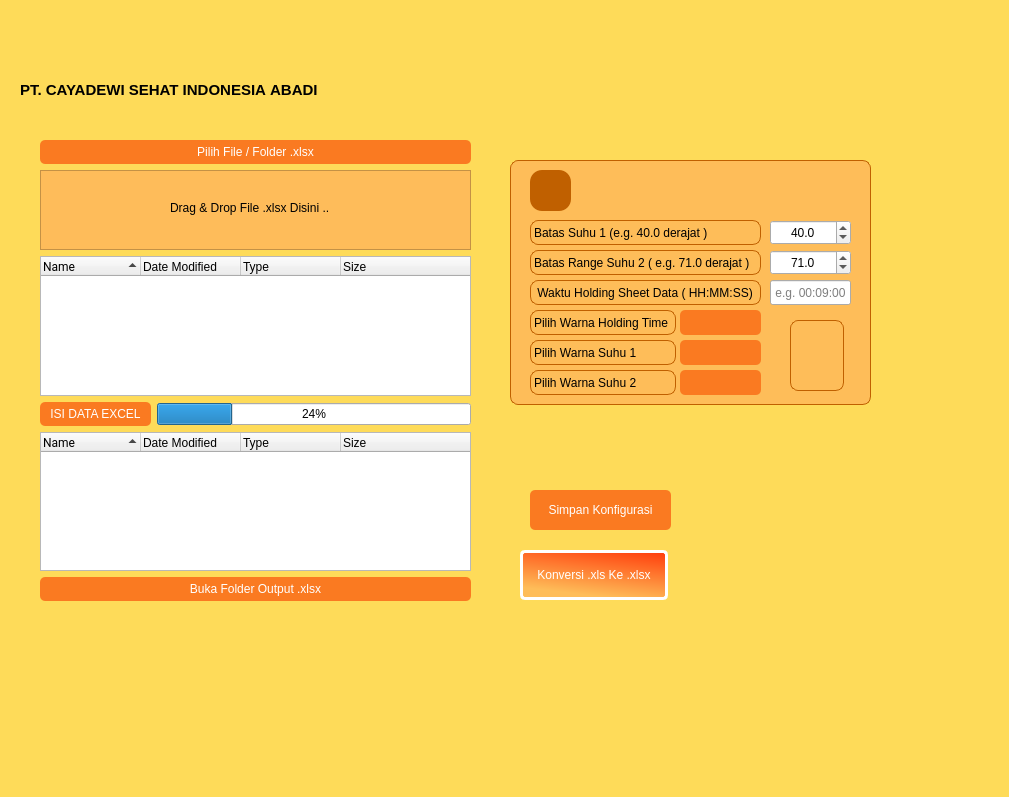
<?xml version="1.0" encoding="UTF-8"?>
<ui version="4.0">
 <class>MainWindow</class>
 <widget class="QMainWindow" name="MainWindow">
  <property name="geometry">
   <rect>
    <x>0</x>
    <y>0</y>
    <width>1009</width>
    <height>797</height>
   </rect>
  </property>
  <property name="windowTitle">
   <string>Saving Your Quality Time</string>
  </property>
  <property name="windowIcon">
   <iconset resource="../resources.qrc">
    <normaloff>:/IMAGE/bg/logo.ico</normaloff>:/IMAGE/bg/logo.ico</iconset>
  </property>
  <property name="styleSheet">
   <string notr="true">QMainWindow {
    background-color: #fedb59;
	font: 10pt &quot;Roboto&quot;;
	color: #ffffff;
}
QPushButton {
    background-color: #FA7A21;
    color: #ffffff;
    border: none;
    padding: 5px 10px;    
	font: 10pt &quot;Roboto&quot;;
    border-radius: 5px;
}
QListWidget {
	border-radius: 10px;
	background-color: #febd59;
	border: 1px solid #c06000;
	}
QTextEdit#textEditDragDropFiles {
	background-color: rgb(254, 188, 90);
	border-radius: 5px;
	border: 1px solid #c06000;
}
QPushButton#pengaturan_btn {
	border : none;
	background-color: rgb(192, 96, 0);
	border-radius : 12px;
	}
</string>
  </property>
  <widget class="QWidget" name="centralwidget">
   <widget class="QLabel" name="label_PT">
    <property name="geometry">
     <rect>
      <x>20</x>
      <y>80</y>
      <width>311</width>
      <height>20</height>
     </rect>
    </property>
    <property name="font">
     <font>
      <pointsize>11</pointsize>
      <bold>true</bold>
     </font>
    </property>
    <property name="text">
     <string>PT. CAYADEWI SEHAT INDONESIA ABADI</string>
    </property>
   </widget>
   <widget class="QPushButton" name="konversiXLStoXLSX_btn">
    <property name="geometry">
     <rect>
      <x>520</x>
      <y>550</y>
      <width>148</width>
      <height>50</height>
     </rect>
    </property>
    <property name="cursor">
     <cursorShape>PointingHandCursor</cursorShape>
    </property>
    <property name="styleSheet">
     <string notr="true">QPushButton#konversiXLStoXLSX_btn {
	background-color: qlineargradient(spread:pad, x1:1, y1:0, x2:0.642, y2:0.994, stop:0 rgba(255, 59, 10, 255), stop:1 rgba(254, 189, 89, 255));
	border: 3px solid #ffffff;
}</string>
    </property>
    <property name="text">
     <string>Konversi .xls Ke .xlsx</string>
    </property>
   </widget>
   <widget class="QLabel" name="logoOT_img">
    <property name="geometry">
     <rect>
      <x>20</x>
      <y>-10</y>
      <width>91</width>
      <height>111</height>
     </rect>
    </property>
    <property name="pixmap">
     <pixmap resource="../resources.qrc">:/IMAGE/bg/10.png</pixmap>
    </property>
    <property name="scaledContents">
     <bool>true</bool>
    </property>
    <property name="alignment">
     <set>Qt::AlignCenter</set>
    </property>
   </widget>
   <widget class="QFrame" name="konfigurasi_frame">
    <property name="geometry">
     <rect>
      <x>510</x>
      <y>160</y>
      <width>361</width>
      <height>245</height>
     </rect>
    </property>
    <property name="styleSheet">
     <string notr="true">QFrame { 
	border: 1px solid #c06000;
	border-radius: 8px;
	background-color: rgb(254, 189, 89);
	font: 500 9pt &quot;Roboto Medium&quot;;
}
</string>
    </property>
    <property name="frameShape">
     <enum>QFrame::StyledPanel</enum>
    </property>
    <property name="frameShadow">
     <enum>QFrame::Raised</enum>
    </property>
    <widget class="QLabel" name="fillWarnaSuhu2_label">
     <property name="geometry">
      <rect>
       <x>20</x>
       <y>210</y>
       <width>146</width>
       <height>25</height>
      </rect>
     </property>
     <property name="text">
      <string>Pilih Warna Suhu 2</string>
     </property>
    </widget>
    <widget class="QLabel" name="waktuHoldingLabel">
     <property name="geometry">
      <rect>
       <x>20</x>
       <y>120</y>
       <width>231</width>
       <height>25</height>
      </rect>
     </property>
     <property name="text">
      <string> Waktu Holding Sheet Data ( HH:MM:SS)</string>
     </property>
    </widget>
    <widget class="QLabel" name="fillWarnaHoldingTime_label">
     <property name="geometry">
      <rect>
       <x>20</x>
       <y>150</y>
       <width>146</width>
       <height>25</height>
      </rect>
     </property>
     <property name="text">
      <string>Pilih Warna Holding Time</string>
     </property>
    </widget>
    <widget class="QPushButton" name="pilihWarnaSuhu2_btn">
     <property name="geometry">
      <rect>
       <x>170</x>
       <y>210</y>
       <width>81</width>
       <height>25</height>
      </rect>
     </property>
     <property name="cursor">
      <cursorShape>PointingHandCursor</cursorShape>
     </property>
     <property name="text">
      <string/>
     </property>
    </widget>
    <widget class="QPushButton" name="pilihWarnaHoldingTime_btn">
     <property name="geometry">
      <rect>
       <x>170</x>
       <y>150</y>
       <width>81</width>
       <height>25</height>
      </rect>
     </property>
     <property name="cursor">
      <cursorShape>PointingHandCursor</cursorShape>
     </property>
     <property name="text">
      <string/>
     </property>
    </widget>
    <widget class="QLabel" name="batasRangeSuhu2EG710DerajatLabel">
     <property name="geometry">
      <rect>
       <x>20</x>
       <y>90</y>
       <width>231</width>
       <height>25</height>
      </rect>
     </property>
     <property name="text">
      <string>Batas Range Suhu 2 ( e.g. 71.0 derajat )</string>
     </property>
    </widget>
    <widget class="QPushButton" name="pilihWarnaSuhu1_btn">
     <property name="geometry">
      <rect>
       <x>170</x>
       <y>180</y>
       <width>81</width>
       <height>25</height>
      </rect>
     </property>
     <property name="cursor">
      <cursorShape>PointingHandCursor</cursorShape>
     </property>
     <property name="text">
      <string/>
     </property>
    </widget>
    <widget class="QLabel" name="fillWarnaSuhu1_label">
     <property name="geometry">
      <rect>
       <x>20</x>
       <y>180</y>
       <width>146</width>
       <height>25</height>
      </rect>
     </property>
     <property name="text">
      <string>Pilih Warna Suhu 1</string>
     </property>
    </widget>
    <widget class="QDoubleSpinBox" name="batasRangeSuhu2_DoubleSpinBox">
     <property name="geometry">
      <rect>
       <x>260</x>
       <y>90</y>
       <width>81</width>
       <height>25</height>
      </rect>
     </property>
     <property name="alignment">
      <set>Qt::AlignCenter</set>
     </property>
     <property name="decimals">
      <number>1</number>
     </property>
     <property name="value">
      <double>71.000000000000000</double>
     </property>
    </widget>
    <widget class="QLabel" name="batasSuhu1Label">
     <property name="geometry">
      <rect>
       <x>20</x>
       <y>60</y>
       <width>231</width>
       <height>25</height>
      </rect>
     </property>
     <property name="text">
      <string>Batas Suhu 1 (e.g. 40.0 derajat )</string>
     </property>
    </widget>
    <widget class="QLineEdit" name="holdingTime_lineEdit">
     <property name="geometry">
      <rect>
       <x>260</x>
       <y>120</y>
       <width>81</width>
       <height>25</height>
      </rect>
     </property>
     <property name="alignment">
      <set>Qt::AlignCenter</set>
     </property>
     <property name="placeholderText">
      <string>e.g. 00:09:00</string>
     </property>
    </widget>
    <widget class="QPushButton" name="pengaturan_btn">
     <property name="geometry">
      <rect>
       <x>20</x>
       <y>10</y>
       <width>41</width>
       <height>41</height>
      </rect>
     </property>
     <property name="cursor">
      <cursorShape>PointingHandCursor</cursorShape>
     </property>
     <property name="styleSheet">
      <string notr="true"/>
     </property>
     <property name="text">
      <string/>
     </property>
     <property name="icon">
      <iconset resource="../resources.qrc">
       <normaloff>:/IMAGE/bg/setting.png</normaloff>:/IMAGE/bg/setting.png</iconset>
     </property>
     <property name="iconSize">
      <size>
       <width>40</width>
       <height>40</height>
      </size>
     </property>
    </widget>
    <widget class="QDoubleSpinBox" name="batasSuhu1_DoubleSpinBox">
     <property name="geometry">
      <rect>
       <x>260</x>
       <y>60</y>
       <width>81</width>
       <height>25</height>
      </rect>
     </property>
     <property name="alignment">
      <set>Qt::AlignCenter</set>
     </property>
     <property name="decimals">
      <number>1</number>
     </property>
     <property name="value">
      <double>40.000000000000000</double>
     </property>
    </widget>
    <widget class="QLabel" name="yellow_original_img_5">
     <property name="geometry">
      <rect>
       <x>280</x>
       <y>160</y>
       <width>54</width>
       <height>71</height>
      </rect>
     </property>
     <property name="pixmap">
      <pixmap resource="../resources.qrc">:/IMAGE/bg/halal_logo.png</pixmap>
     </property>
     <property name="scaledContents">
      <bool>true</bool>
     </property>
     <property name="alignment">
      <set>Qt::AlignCenter</set>
     </property>
    </widget>
   </widget>
   <widget class="QLabel" name="original_img">
    <property name="geometry">
     <rect>
      <x>730</x>
      <y>380</y>
      <width>251</width>
      <height>351</height>
     </rect>
    </property>
    <property name="pixmap">
     <pixmap resource="../resources.qrc">:/IMAGE/bg/kiranti_original_yellow.png</pixmap>
    </property>
    <property name="scaledContents">
     <bool>true</bool>
    </property>
    <property name="alignment">
     <set>Qt::AlignCenter</set>
    </property>
   </widget>
   <widget class="QLabel" name="original_img_6">
    <property name="geometry">
     <rect>
      <x>660</x>
      <y>340</y>
      <width>301</width>
      <height>421</height>
     </rect>
    </property>
    <property name="pixmap">
     <pixmap resource="../resources.qrc">:/IMAGE/bg/5.png</pixmap>
    </property>
    <property name="scaledContents">
     <bool>true</bool>
    </property>
    <property name="alignment">
     <set>Qt::AlignCenter</set>
    </property>
   </widget>
   <widget class="QLabel" name="original_img_7">
    <property name="geometry">
     <rect>
      <x>0</x>
      <y>560</y>
      <width>141</width>
      <height>211</height>
     </rect>
    </property>
    <property name="pixmap">
     <pixmap resource="../resources.qrc">:/IMAGE/bg/4.png</pixmap>
    </property>
    <property name="scaledContents">
     <bool>true</bool>
    </property>
    <property name="alignment">
     <set>Qt::AlignCenter</set>
    </property>
   </widget>
   <widget class="QLabel" name="original_img_4">
    <property name="geometry">
     <rect>
      <x>790</x>
      <y>20</y>
      <width>181</width>
      <height>141</height>
     </rect>
    </property>
    <property name="pixmap">
     <pixmap resource="../resources.qrc">:/IMAGE/bg/2.png</pixmap>
    </property>
    <property name="scaledContents">
     <bool>true</bool>
    </property>
    <property name="alignment">
     <set>Qt::AlignCenter</set>
    </property>
   </widget>
   <widget class="QLabel" name="original_img_8">
    <property name="geometry">
     <rect>
      <x>430</x>
      <y>-30</y>
      <width>211</width>
      <height>251</height>
     </rect>
    </property>
    <property name="pixmap">
     <pixmap resource="../resources.qrc">:/IMAGE/bg/kiranti_logo.png</pixmap>
    </property>
    <property name="scaledContents">
     <bool>true</bool>
    </property>
    <property name="alignment">
     <set>Qt::AlignCenter</set>
    </property>
   </widget>
   <widget class="QPushButton" name="simpanPengaturan_btn">
    <property name="geometry">
     <rect>
      <x>530</x>
      <y>490</y>
      <width>141</width>
      <height>40</height>
     </rect>
    </property>
    <property name="cursor">
     <cursorShape>PointingHandCursor</cursorShape>
    </property>
    <property name="text">
     <string>Simpan Konfigurasi</string>
    </property>
   </widget>
   <widget class="QWidget" name="verticalLayoutWidget">
    <property name="geometry">
     <rect>
      <x>40</x>
      <y>140</y>
      <width>431</width>
      <height>461</height>
     </rect>
    </property>
    <layout class="QVBoxLayout" name="inputOutput_Layout">
     <item>
      <widget class="QPushButton" name="browseFile_btn">
       <property name="cursor">
        <cursorShape>PointingHandCursor</cursorShape>
       </property>
       <property name="text">
        <string>Pilih File / Folder .xlsx</string>
       </property>
      </widget>
     </item>
     <item>
      <widget class="QFrame" name="dragDropFiles_frame">
       <property name="minimumSize">
        <size>
         <width>0</width>
         <height>80</height>
        </size>
       </property>
       <property name="cursor">
        <cursorShape>ClosedHandCursor</cursorShape>
       </property>
       <property name="acceptDrops">
        <bool>true</bool>
       </property>
       <property name="toolTip">
        <string>Jatuhkan file Excel .xlsx disini...</string>
       </property>
       <property name="styleSheet">
        <string notr="true">background-color: #febc5a;</string>
       </property>
       <property name="frameShape">
        <enum>QFrame::StyledPanel</enum>
       </property>
       <property name="frameShadow">
        <enum>QFrame::Raised</enum>
       </property>
       <widget class="QLabel" name="labeldrophere">
        <property name="geometry">
         <rect>
          <x>130</x>
          <y>30</y>
          <width>158</width>
          <height>16</height>
         </rect>
        </property>
        <property name="styleSheet">
         <string notr="true"/>
        </property>
        <property name="text">
         <string>Drag &amp; Drop File .xlsx Disini .. </string>
        </property>
       </widget>
      </widget>
     </item>
     <item>
      <widget class="QTreeWidget" name="daftarInputFiles_treeWidget">
       <property name="sizeAdjustPolicy">
        <enum>QAbstractScrollArea::AdjustToContents</enum>
       </property>
       <property name="dragEnabled">
        <bool>true</bool>
       </property>
       <property name="dragDropOverwriteMode">
        <bool>true</bool>
       </property>
       <property name="dragDropMode">
        <enum>QAbstractItemView::DragDrop</enum>
       </property>
       <property name="sortingEnabled">
        <bool>true</bool>
       </property>
       <column>
        <property name="text">
         <string>Name</string>
        </property>
        <property name="toolTip">
         <string>Daftar file Excel .xlsx yang akan di proses.</string>
        </property>
        <property name="whatsThis">
         <string>Daftar file Excel .xlsx yang akan di proses.</string>
        </property>
        <property name="font">
         <font>
          <family>Roboto</family>
         </font>
        </property>
        <property name="background">
         <color>
          <red>242</red>
          <green>180</green>
          <blue>85</blue>
         </color>
        </property>
       </column>
       <column>
        <property name="text">
         <string>Date Modified</string>
        </property>
       </column>
       <column>
        <property name="text">
         <string>Type</string>
        </property>
       </column>
       <column>
        <property name="text">
         <string>Size</string>
        </property>
       </column>
      </widget>
     </item>
     <item>
      <layout class="QHBoxLayout" name="isiDataProgress_Layout">
       <item>
        <widget class="QPushButton" name="isidansalinData_btn">
         <property name="cursor">
          <cursorShape>PointingHandCursor</cursorShape>
         </property>
         <property name="text">
          <string>ISI DATA EXCEL</string>
         </property>
        </widget>
       </item>
       <item>
        <widget class="QProgressBar" name="progressBar">
         <property name="value">
          <number>24</number>
         </property>
        </widget>
       </item>
      </layout>
     </item>
     <item>
      <widget class="QTreeWidget" name="daftarOutputFiles_treeWidget">
       <property name="sizeAdjustPolicy">
        <enum>QAbstractScrollArea::AdjustToContents</enum>
       </property>
       <property name="dragEnabled">
        <bool>true</bool>
       </property>
       <property name="dragDropOverwriteMode">
        <bool>true</bool>
       </property>
       <property name="dragDropMode">
        <enum>QAbstractItemView::DragDrop</enum>
       </property>
       <property name="sortingEnabled">
        <bool>true</bool>
       </property>
       <column>
        <property name="text">
         <string>Name</string>
        </property>
        <property name="toolTip">
         <string>Daftar file Excel .xlsx yang sudah di proses akan ditampilkan di dalam box ini.</string>
        </property>
        <property name="whatsThis">
         <string>Daftar file Excel .xlsx yang sudah di proses.</string>
        </property>
        <property name="font">
         <font>
          <family>Roboto</family>
         </font>
        </property>
        <property name="background">
         <color>
          <red>242</red>
          <green>180</green>
          <blue>85</blue>
         </color>
        </property>
       </column>
       <column>
        <property name="text">
         <string>Date Modified</string>
        </property>
       </column>
       <column>
        <property name="text">
         <string>Type</string>
        </property>
       </column>
       <column>
        <property name="text">
         <string>Size</string>
        </property>
       </column>
      </widget>
     </item>
     <item>
      <widget class="QPushButton" name="openFileFolder_btn">
       <property name="cursor">
        <cursorShape>PointingHandCursor</cursorShape>
       </property>
       <property name="text">
        <string>Buka Folder Output .xlsx</string>
       </property>
      </widget>
     </item>
    </layout>
   </widget>
   <zorder>original_img_8</zorder>
   <zorder>logoOT_img</zorder>
   <zorder>original_img_6</zorder>
   <zorder>label_PT</zorder>
   <zorder>konfigurasi_frame</zorder>
   <zorder>original_img_4</zorder>
   <zorder>simpanPengaturan_btn</zorder>
   <zorder>konversiXLStoXLSX_btn</zorder>
   <zorder>original_img_7</zorder>
   <zorder>verticalLayoutWidget</zorder>
   <zorder>original_img</zorder>
  </widget>
  <action name="actionBatch_Convert_XLS_to_XLSX">
   <property name="text">
    <string>Batch Convert XLS to XLSX</string>
   </property>
  </action>
  <action name="actionValidation_XLS_XLSX">
   <property name="text">
    <string>Validation XLS - XLSX</string>
   </property>
  </action>
 </widget>
 <resources>
  <include location="../resources.qrc"/>
 </resources>
 <connections/>
</ui>
